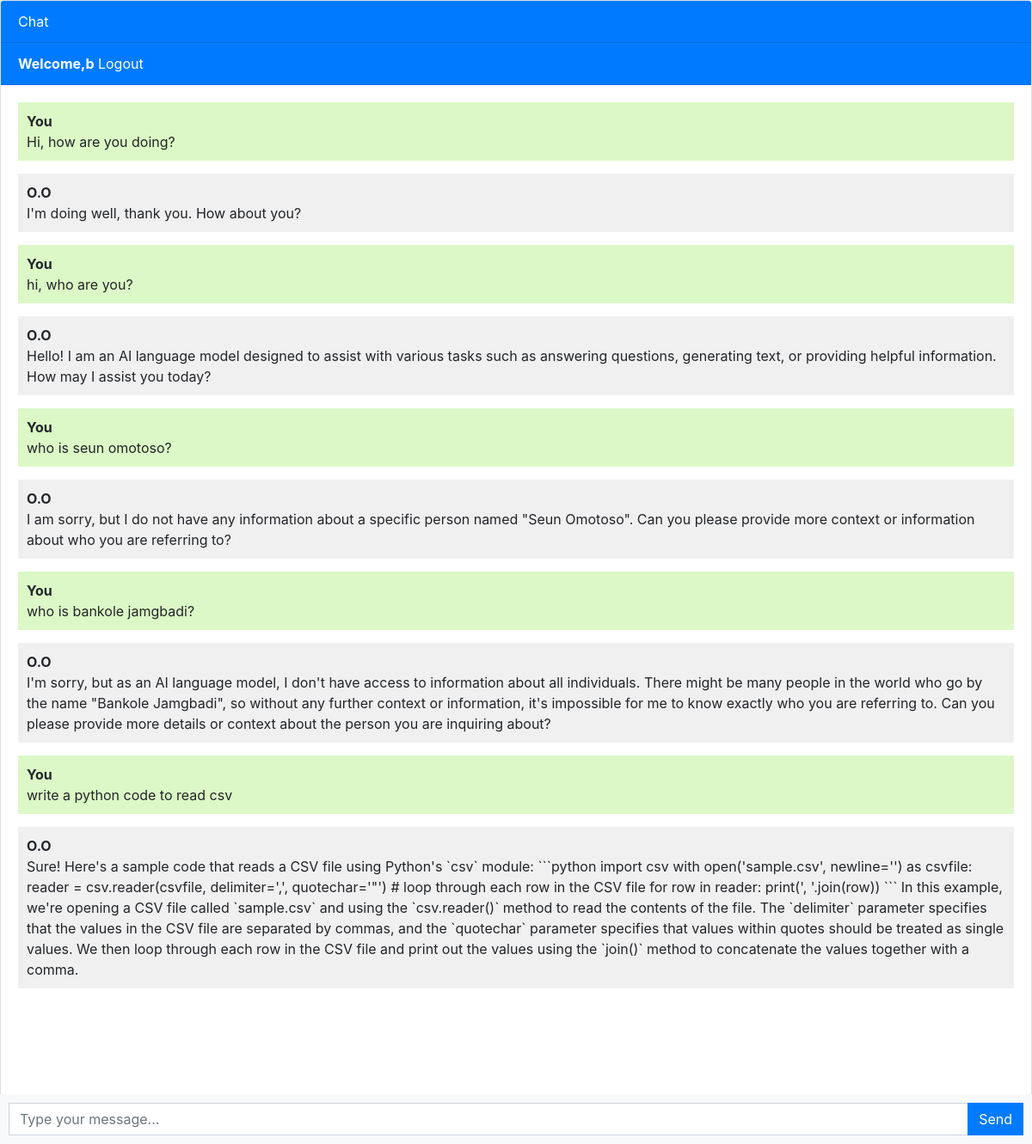
The app's page / (signed in) with its own data.
### chatbot/models.py (models this page shows, shortened)
class Chat(models.Model):
    user = models.ForeignKey(User, on_delete=models.CASCADE)
    message = models.TextField()
    response = models.TextField()
    created_at =models.DateTimeField(auto_now_add=True)

### chatbot/views.py (the view)
# urls.py: path('', views.chatbot, name= 'chatbot'),
def chatbot(request):
    chats = Chat.objects.filter(user=request.user)
    if request.method == 'POST':
        message = request.POST.get('message')
        response = ask_openai(message)
        chat = Chat(user=request.user, message=message, response=response, created_at=timezone.now() )
        chat.save()
        return JsonResponse({'message': message, 'response': response})
    return render(request, 'chatbot.html', {'chats': chats})

### templates/chatbot.html (shortened to what this page needs)
{% extends 'base.html' %}
{% block content %}
<div class="chat-container">
  <div class="card flex-grow-1">
    <div class="card-header bg-primary text-white">Chat</div>
    {% if user.is_authenticated %}
    <div class="card-header bg-primary text-white"> <b>Welcome,{{user.username}}</b> <a style="color: white" href="logout">Logout</a> </div>
    {% else %}
    <div class="card-header bg-primary text-white"> <a style="color: white" href="login">Login</a> <a style="color: white" href="register">Register</a> </div>
    {% endif %}
    <div class="card-body messages-box">
      <ul class="list-unstyled messages-list">
        {% for chat in chats %}
          {% if chat.user == request.user %}
          <li class="message sent">
          <div class="message-text">
            <div class="message-sender">
              <b>You</b>
            </div>
            <div class="message-content">
             {{chat.message}}
            </div>
          </div>
        </li>
        <li class="message received">
          <div class="message-text">
            <div class="message-sender">
              <b>O.O</b>
            </div>
            <div class="message-content">
             {{chat.response}}
            </div>
          </div>
        </li>
        {% endif %}
        {% endfor %}
      </ul>
    </div>
    <br><br>
    <br><br>
    <br><br>
  </div>
  <form class="message-form">
    <div class="input-group">
      <input type="text" class="form-control message-input" placeholder="Type your message...">
      <div class="input-group-append">
        <button type="submit" class="btn btn-primary btn-send">Send</button>
      </div>
    </div>
  </form>
</div>
{% endblock %}

### templates/base.html (shortened to what this page needs)
<!DOCTYPE html>
<html lang="en">
  <head>
    <link rel="stylesheet" href="https://stackpath.bootstrapcdn.com/bootstrap/4.3.1/css/bootstrap.min.css">
  </head>
  <body>
    {% block content %}{% endblock %}
  </body>
</html>

### templates/chatbot.html (style rules this page uses)
body, html { height: 100%; }
.messages-box { flex: 1; overflow-y: auto; }
.messages-list { padding-left: 0; }
.message { margin-bottom: 15px; list-style: none; }
.message-text { padding: 10px; border-radius: 5px; }
.sent { background-color: #dcf8c6; align-self: flex-end; }
.received { background-color: #f1f0f0; align-self: flex-start; }
.message-form { display: flex; position: fixed; bottom: 0; left: 0; right: 0; padding: 10px; background-color: #f8f9fa; }
.message-input { flex: 1; border-radius: 0; border-right: none; }
.btn-send { border-radius: 0; }
.chat-container { height: 100%; display: flex; flex-direction: column; }

### records on screen
Chat: message "Hi, how are you doing?", response "I'm doing well, thank you. How about you?"
Chat: message "hi, who are you?", response "Hello! I am an AI language model designed to assist with various tasks such as answering questions, generating text, or providing helpful information. How may I assist you today?"
Chat: message "who is seun omotoso?", response "I am sorry, but I do not have any information about a specific person named \"Seun Omotoso\". Can you please provide more context or information about who you are referring to?"
Chat: message "who is bankole jamgbadi?", response "I'm sorry, but as an AI language model, I don't have access to information about all individuals. There might be many people in the world who go by the name \"Bankole Jamgbadi\", so without any further context or information, it's impossible for me to know exactly who you are referring to. Can you please provide more details or context about the person you are inquiring about?"
Chat: message "write a python code to read csv", response "Sure! Here's a sample code that reads a CSV file using Python's `csv` module: ```python import csv with open('sample.csv', newline='') as csvfile: reader = csv.reader(csvfile, delimiter=',', quotechar='\"') # loop through each row in the CSV file for row in reader: print(', '.join(row)) ``` In this example, we're opening a CSV file called `sample.csv` and using the `csv.reader()` method to read the contents of the file. The `delimiter` parameter specifies that the values in the CSV file are separated by commas, and the `quotechar` parameter specifies that values within quotes should be treated as single values. We then loop through each row in the CSV file and print out the values using the…"

### other values on screen
{{ user.username }} "b"
